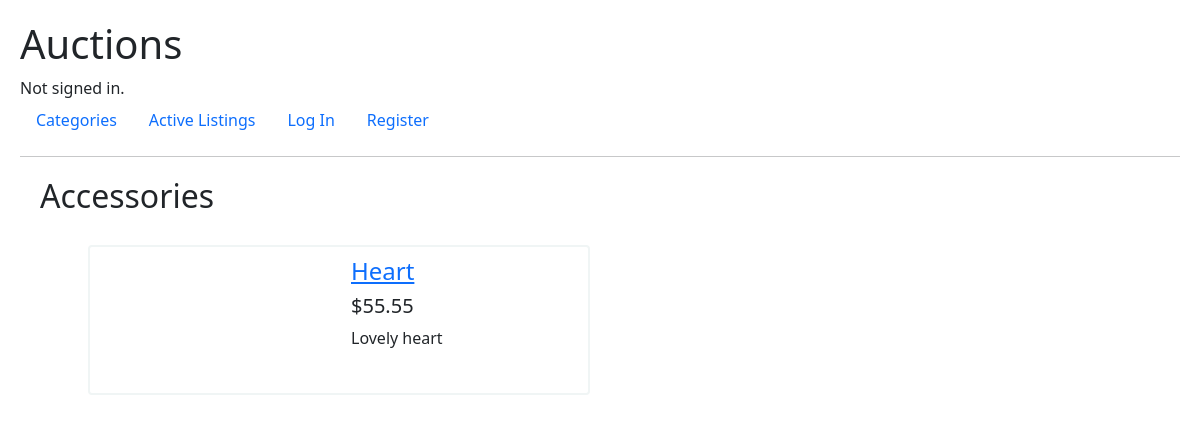
Screenshot of /categories/Accessories&id=5 with the database file from the repository.
### auctions/models.py (models this page shows, shortened)
class Auction(models.Model):
    AUCTION_CATEGORY_CHOICES = [
    ('1', 'Furniture'),
    ('2', 'Books'),
    ('3', 'Gadgets'),
    ('4', 'Household appliances'),
    ('5', 'Accessories'),
    ('6', 'Clothing'),
    ('7', 'Makeup'),
    ('8', 'For children'),
    ('9', 'For animals'),
    ('10', 'Car accessories'),
    ]
    user = models.ForeignKey(User, on_delete=models.CASCADE, related_name="creator")
    name = models.CharField("lot name", max_length=255)
    minimum_bid = models.DecimalField("lot minimum bid", max_digits=7, decimal_places=2, validators=[MinValueValidator(0.01)])
    description = models.CharField("lot description", max_length=3000)
    image = models.ImageField("lot image", upload_to='images', default='images/placeholder.jpg', blank=True)
    category = models.CharField("lot category", choices=AUCTION_CATEGORY_CHOICES, max_length=30, blank=True)
    current_bid = models.DecimalField("current lot bid", max_digits=7, decimal_places=2, default=0.00)
    active = models.BooleanField("is active", default=True)
    winner = models.ForeignKey(User, on_delete=models.SET_NULL, null=True, blank=True, related_name="winner")

### auctions/views.py (the view)
# urls.py: path("categories/<str:cat_name>&id=<int:cat_id>", views.category_listing, name="category_listing")
def category_listing(request, cat_name, cat_id):
    listing = Auction.objects.filter(category=cat_id, active=True).only("name", "description", "current_bid", "image")
    return render(request, "auctions/category_page.html", {
        "category_listing": listing,
        "category_name": cat_name
    })

### auctions/templates/auctions/category_page.html (shortened to what this page needs)
{% extends "auctions/layout.html" %}
{% block body %}
    <h2 class="page-title">{{ category_name }}</h2>
    <div class="listing-block">
        {% for lot in category_listing %}
            <div class="in-listing-block">
                <div class="lot-block">
                    <div class="container container-md-12">
                        <div class="row">
                            <div class="col-md-6 lot-image-block">
                            </div>
                            <div class="col-md-6">
                                <a href="/auctions/id={{ lot.id }}"><h4>{{ lot.name }}</h4></a>
                                <h5>${{ lot.current_bid }}</h5>
                                <div>{{ lot.description }}</div>
                            </div>
                        </div>
                    </div>
                </div>
            </div>
        {% endfor %}
    </div>
{% endblock %}

### auctions/static/auctions/styles.css (style rules this page uses)
body { padding: 20px; }
.page-title { margin: 20px; }
.listing-block { display:flex; flex-wrap: wrap; width:90%; margin:auto; }
.in-listing-block { width: 50%; padding: 10px; }
.lot-block { height: 100%; min-height: 150px; padding: 10px; border: 2px solid rgb(240, 245, 245); border-radius: 4px; }
.lot-image-block { text-align: center; }

### rows the page displays
Auction: name "Heart", current_bid "55.55", description "Lovely heart"

### other values shown
{{ category_name }} "Accessories"
